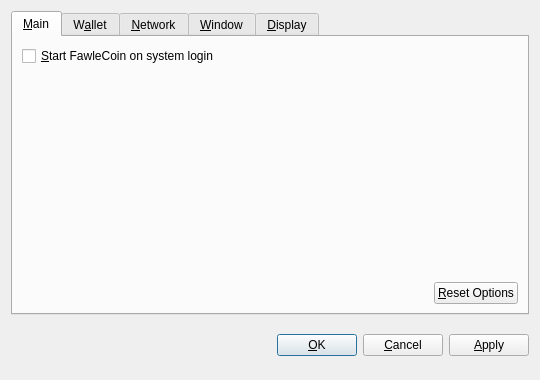
<?xml version="1.0" encoding="UTF-8"?>
<ui version="4.0">
 <class>OptionsDialog</class>
 <widget class="QDialog" name="OptionsDialog">
  <property name="geometry">
   <rect>
    <x>0</x>
    <y>0</y>
    <width>540</width>
    <height>380</height>
   </rect>
  </property>
  <property name="windowTitle">
   <string>Options</string>
  </property>
  <property name="modal">
   <bool>true</bool>
  </property>
  <layout class="QVBoxLayout" name="verticalLayout">
   <item>
    <widget class="QTabWidget" name="tabWidget">
     <property name="tabPosition">
      <enum>QTabWidget::North</enum>
     </property>
     <property name="currentIndex">
      <number>0</number>
     </property>
     <widget class="QWidget" name="tabMain">
      <attribute name="title">
       <string>&amp;Main</string>
      </attribute>
      <layout class="QVBoxLayout" name="verticalLayout_Main">
       <item>
        <widget class="QCheckBox" name="bitcoinAtStartup">
         <property name="toolTip">
          <string>Automatically start FawleCoin after logging in to the system.</string>
         </property>
         <property name="text">
          <string>&amp;Start FawleCoin on system login</string>
         </property>
        </widget>
       </item>
       <item>
        <spacer name="verticalSpacer_Main">
         <property name="orientation">
          <enum>Qt::Vertical</enum>
         </property>
         <property name="sizeHint" stdset="0">
          <size>
           <width>20</width>
           <height>40</height>
          </size>
         </property>
        </spacer>
       </item>
       <item>
        <layout class="QHBoxLayout" name="horizontalLayout_2_Main">
         <item>
          <spacer name="horizontalSpacer_2_Main">
           <property name="orientation">
            <enum>Qt::Horizontal</enum>
           </property>
           <property name="sizeHint" stdset="0">
            <size>
             <width>40</width>
             <height>20</height>
            </size>
           </property>
          </spacer>
         </item>
         <item>
          <widget class="QPushButton" name="resetButton">
           <property name="toolTip">
            <string>Reset all client options to default.</string>
           </property>
           <property name="text">
            <string>&amp;Reset Options</string>
           </property>
           <property name="autoDefault">
            <bool>false</bool>
           </property>
          </widget>
         </item>
        </layout>
       </item>
      </layout>
     </widget>
     <widget class="QWidget" name="tabWallet">
      <attribute name="title">
       <string>W&amp;allet</string>
      </attribute>
      <layout class="QVBoxLayout" name="verticalLayout_Network">
       <item>
        <widget class="QLabel" name="transactionFeeInfoLabel">
         <property name="text">
          <string>Optional transaction fee per kB that helps make sure your transactions are processed quickly. Most transactions are 1 kB.</string>
         </property>
         <property name="textFormat">
          <enum>Qt::PlainText</enum>
         </property>
         <property name="wordWrap">
          <bool>true</bool>
         </property>
        </widget>
       </item>
       <item>
        <layout class="QHBoxLayout" name="horizontalLayout_1_Main">
         <item>
          <widget class="QLabel" name="transactionFeeLabel">
           <property name="text">
            <string>Pay transaction &amp;fee</string>
           </property>
           <property name="textFormat">
            <enum>Qt::PlainText</enum>
           </property>
           <property name="buddy">
            <cstring>transactionFee</cstring>
           </property>
          </widget>
         </item>
         <item>
          <widget class="BitcoinAmountField" name="transactionFee"/>
         </item>
         <item>
          <spacer name="horizontalSpacer_1_Main">
           <property name="orientation">
            <enum>Qt::Horizontal</enum>
           </property>
           <property name="sizeHint" stdset="0">
            <size>
             <width>40</width>
             <height>20</height>
            </size>
           </property>
          </spacer>
         </item>
        </layout>
       </item>
       <item>
        <widget class="QLabel" name="label">
         <property name="text">
          <string>If you disable the spending of unconfirmed change, the change from a transaction cannot be used until that transaction has at least one confirmation. This also affects how your balance is computed.</string>
         </property>
         <property name="wordWrap">
          <bool>true</bool>
         </property>
        </widget>
       </item>
       <item>
        <widget class="QCheckBox" name="spendZeroConfChange">
         <property name="text">
          <string>Spend unconfirmed change  (experts only)</string>
         </property>
        </widget>
       </item>
       <item>
        <spacer name="verticalSpacer">
         <property name="orientation">
          <enum>Qt::Vertical</enum>
         </property>
         <property name="sizeHint" stdset="0">
          <size>
           <width>20</width>
           <height>40</height>
          </size>
         </property>
        </spacer>
       </item>
      </layout>
     </widget>
     <widget class="QWidget" name="tabNetwork">
      <attribute name="title">
       <string>&amp;Network</string>
      </attribute>
      <layout class="QVBoxLayout" name="verticalLayout_Network">
       <item>
        <widget class="QCheckBox" name="mapPortUpnp">
         <property name="toolTip">
          <string>Automatically open the FawleCoin client port on the router. This only works when your router supports UPnP and it is enabled.</string>
         </property>
         <property name="text">
          <string>Map port using &amp;UPnP</string>
         </property>
        </widget>
       </item>
       <item>
        <widget class="QCheckBox" name="connectSocks">
         <property name="toolTip">
          <string>Connect to the FawleCoin network through a SOCKS proxy (e.g. when connecting through Tor).</string>
         </property>
         <property name="text">
          <string>&amp;Connect through SOCKS proxy:</string>
         </property>
        </widget>
       </item>
       <item>
        <layout class="QHBoxLayout" name="horizontalLayout_Network">
         <item>
          <widget class="QLabel" name="proxyIpLabel">
           <property name="text">
            <string>Proxy &amp;IP:</string>
           </property>
           <property name="textFormat">
            <enum>Qt::PlainText</enum>
           </property>
           <property name="buddy">
            <cstring>proxyIp</cstring>
           </property>
          </widget>
         </item>
         <item>
          <widget class="QValidatedLineEdit" name="proxyIp">
           <property name="maximumSize">
            <size>
             <width>140</width>
             <height>16777215</height>
            </size>
           </property>
           <property name="toolTip">
            <string>IP address of the proxy (e.g. 127.0.0.1)</string>
           </property>
          </widget>
         </item>
         <item>
          <widget class="QLabel" name="proxyPortLabel">
           <property name="text">
            <string>&amp;Port:</string>
           </property>
           <property name="textFormat">
            <enum>Qt::PlainText</enum>
           </property>
           <property name="buddy">
            <cstring>proxyPort</cstring>
           </property>
          </widget>
         </item>
         <item>
          <widget class="QLineEdit" name="proxyPort">
           <property name="maximumSize">
            <size>
             <width>55</width>
             <height>16777215</height>
            </size>
           </property>
           <property name="toolTip">
            <string>Port of the proxy (e.g. 9050)</string>
           </property>
          </widget>
         </item>
         <item>
          <widget class="QLabel" name="socksVersionLabel">
           <property name="text">
            <string>SOCKS &amp;Version:</string>
           </property>
           <property name="textFormat">
            <enum>Qt::PlainText</enum>
           </property>
           <property name="buddy">
            <cstring>socksVersion</cstring>
           </property>
          </widget>
         </item>
         <item>
          <widget class="QValueComboBox" name="socksVersion">
           <property name="toolTip">
            <string>SOCKS version of the proxy (e.g. 5)</string>
           </property>
          </widget>
         </item>
         <item>
          <spacer name="horizontalSpacer_Network">
           <property name="orientation">
            <enum>Qt::Horizontal</enum>
           </property>
           <property name="sizeHint" stdset="0">
            <size>
             <width>40</width>
             <height>20</height>
            </size>
           </property>
          </spacer>
         </item>
        </layout>
       </item>
       <item>
        <spacer name="verticalSpacer_Network">
         <property name="orientation">
          <enum>Qt::Vertical</enum>
         </property>
         <property name="sizeHint" stdset="0">
          <size>
           <width>20</width>
           <height>40</height>
          </size>
         </property>
        </spacer>
       </item>
      </layout>
     </widget>
     <widget class="QWidget" name="tabWindow">
      <attribute name="title">
       <string>&amp;Window</string>
      </attribute>
      <layout class="QVBoxLayout" name="verticalLayout_Window">
       <item>
        <widget class="QCheckBox" name="minimizeToTray">
         <property name="toolTip">
          <string>Show only a tray icon after minimizing the window.</string>
         </property>
         <property name="text">
          <string>&amp;Minimize to the tray instead of the taskbar</string>
         </property>
        </widget>
       </item>
       <item>
        <widget class="QCheckBox" name="minimizeOnClose">
         <property name="toolTip">
          <string>Minimize instead of exit the application when the window is closed. When this option is enabled, the application will be closed only after selecting Quit in the menu.</string>
         </property>
         <property name="text">
          <string>M&amp;inimize on close</string>
         </property>
        </widget>
       </item>
       <item>
        <spacer name="verticalSpacer_Window">
         <property name="orientation">
          <enum>Qt::Vertical</enum>
         </property>
         <property name="sizeHint" stdset="0">
          <size>
           <width>20</width>
           <height>40</height>
          </size>
         </property>
        </spacer>
       </item>
      </layout>
     </widget>
     <widget class="QWidget" name="tabDisplay">
      <attribute name="title">
       <string>&amp;Display</string>
      </attribute>
      <layout class="QVBoxLayout" name="verticalLayout_Display">
       <item>
        <layout class="QHBoxLayout" name="horizontalLayout_1_Display">
         <item>
          <widget class="QLabel" name="langLabel">
           <property name="text">
            <string>User Interface &amp;language:</string>
           </property>
           <property name="textFormat">
            <enum>Qt::PlainText</enum>
           </property>
           <property name="buddy">
            <cstring>lang</cstring>
           </property>
          </widget>
         </item>
         <item>
          <widget class="QValueComboBox" name="lang">
           <property name="toolTip">
            <string>The user interface language can be set here. This setting will take effect after restarting FawleCoin.</string>
           </property>
          </widget>
         </item>
        </layout>
       </item>
       <item>
        <layout class="QHBoxLayout" name="horizontalLayout_2_Display">
         <item>
          <widget class="QLabel" name="unitLabel">
           <property name="text">
            <string>&amp;Unit to show amounts in:</string>
           </property>
           <property name="textFormat">
            <enum>Qt::PlainText</enum>
           </property>
           <property name="buddy">
            <cstring>unit</cstring>
           </property>
          </widget>
         </item>
         <item>
          <widget class="QValueComboBox" name="unit">
           <property name="toolTip">
            <string>Choose the default subdivision unit to show in the interface and when sending coins.</string>
           </property>
          </widget>
         </item>
        </layout>
       </item>
       <item>
        <widget class="QCheckBox" name="displayAddresses">
         <property name="toolTip">
          <string>Whether to show FawleCoin addresses in the transaction list or not.</string>
         </property>
         <property name="text">
          <string>&amp;Display addresses in transaction list</string>
         </property>
        </widget>
       </item>
       <item>
        <widget class="QCheckBox" name="coinControlFeatures">
         <property name="toolTip">
          <string>Whether to show coin control features or not.</string>
         </property>
         <property name="text">
          <string>Display coin &amp;control features (experts only!)</string>
         </property>
        </widget>
       </item>
       <item>
        <spacer name="verticalSpacer_Display">
         <property name="orientation">
          <enum>Qt::Vertical</enum>
         </property>
         <property name="sizeHint" stdset="0">
          <size>
           <width>20</width>
           <height>40</height>
          </size>
         </property>
        </spacer>
       </item>
      </layout>
     </widget>
    </widget>
   </item>
   <item>
    <layout class="QHBoxLayout" name="horizontalLayout_Buttons">
     <item>
      <spacer name="horizontalSpacer_1">
       <property name="orientation">
        <enum>Qt::Horizontal</enum>
       </property>
       <property name="sizeHint" stdset="0">
        <size>
         <width>40</width>
         <height>48</height>
        </size>
       </property>
      </spacer>
     </item>
     <item>
      <widget class="QLabel" name="statusLabel">
       <property name="font">
        <font>
         <weight>75</weight>
         <bold>true</bold>
        </font>
       </property>
       <property name="text">
        <string/>
       </property>
       <property name="textFormat">
        <enum>Qt::PlainText</enum>
       </property>
       <property name="wordWrap">
        <bool>true</bool>
       </property>
      </widget>
     </item>
     <item>
      <spacer name="horizontalSpacer_2">
       <property name="orientation">
        <enum>Qt::Horizontal</enum>
       </property>
       <property name="sizeHint" stdset="0">
        <size>
         <width>40</width>
         <height>48</height>
        </size>
       </property>
      </spacer>
     </item>
     <item>
      <widget class="QPushButton" name="okButton">
       <property name="text">
        <string>&amp;OK</string>
       </property>
      </widget>
     </item>
     <item>
      <widget class="QPushButton" name="cancelButton">
       <property name="text">
        <string>&amp;Cancel</string>
       </property>
       <property name="autoDefault">
        <bool>false</bool>
       </property>
      </widget>
     </item>
     <item>
      <widget class="QPushButton" name="applyButton">
       <property name="text">
        <string>&amp;Apply</string>
       </property>
       <property name="autoDefault">
        <bool>false</bool>
       </property>
      </widget>
     </item>
    </layout>
   </item>
  </layout>
 </widget>
 <customwidgets>
  <customwidget>
   <class>BitcoinAmountField</class>
   <extends>QSpinBox</extends>
   <header>bitcoinamountfield.h</header>
  </customwidget>
  <customwidget>
   <class>QValueComboBox</class>
   <extends>QComboBox</extends>
   <header>qvaluecombobox.h</header>
  </customwidget>
  <customwidget>
   <class>QValidatedLineEdit</class>
   <extends>QLineEdit</extends>
   <header>qvalidatedlineedit.h</header>
  </customwidget>
 </customwidgets>
 <resources/>
 <connections/>
</ui>
